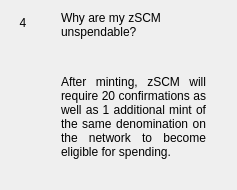
                  <widget class="QWidget" name="widgetFaq4" native="true">
                   <layout class="QHBoxLayout" name="horizontalPage_4" stretch="0,1">
                    <item alignment="Qt::AlignTop">
                     <widget class="QLabel" name="labelNumber4">
                      <property name="minimumSize">
                       <size>
                        <width>24</width>
                        <height>24</height>
                       </size>
                      </property>
                      <property name="maximumSize">
                       <size>
                        <width>16777215</width>
                        <height>24</height>
                       </size>
                      </property>
                      <property name="text">
                       <string>4</string>
                      </property>
                      <property name="alignment">
                       <set>Qt::AlignCenter</set>
                      </property>
                     </widget>
                    </item>
                    <item>
                     <layout class="QVBoxLayout" name="verticalLayoutPage_4">
                      <property name="leftMargin">
                       <number>20</number>
                      </property>
                      <property name="rightMargin">
                       <number>20</number>
                      </property>
                      <item>
                       <widget class="QLabel" name="labelSubtitle4">
                        <property name="text">
                         <string>Why are my zSCM unspendable?</string>
                        </property>
                        <property name="wordWrap">
                         <bool>true</bool>
                        </property>
                       </widget>
                      </item>
                      <item>
                       <spacer name="verticalSpacer_40">
                        <property name="orientation">
                         <enum>Qt::Vertical</enum>
                        </property>
                        <property name="sizeType">
                         <enum>QSizePolicy::Fixed</enum>
                        </property>
                        <property name="sizeHint" stdset="0">
                         <size>
                          <width>20</width>
                          <height>30</height>
                         </size>
                        </property>
                       </spacer>
                      </item>
                      <item>
                       <widget class="QLabel" name="labelContent4">
                        <property name="text">
                         <string>
                           &lt;html&gt;&lt;head/&gt;&lt;body&gt;&lt;p align=&quot;justify&quot;&gt;
                           After minting, zSCM will require 20 confirmations as well as 1
                           additional mint of the same denomination on the network to
                           become eligible for spending.
                           &lt;/p&gt;&lt;/body&gt;&lt;/html&gt;
                         </string>
                        </property>
                        <property name="alignment">
                         <set>Qt::AlignLeading|Qt::AlignLeft|Qt::AlignTop</set>
                        </property>
                        <property name="wordWrap">
                         <bool>true</bool>
                        </property>
                       </widget>
                      </item>
                      <item>
                       <spacer name="verticalSpacer_41">
                        <property name="orientation">
                         <enum>Qt::Vertical</enum>
                        </property>
                        <property name="sizeHint" stdset="0">
                         <size>
                          <width>20</width>
                          <height>20</height>
                         </size>
                        </property>
                       </spacer>
                      </item>
                     </layout>
                    </item>
                   </layout>
                  </widget>
